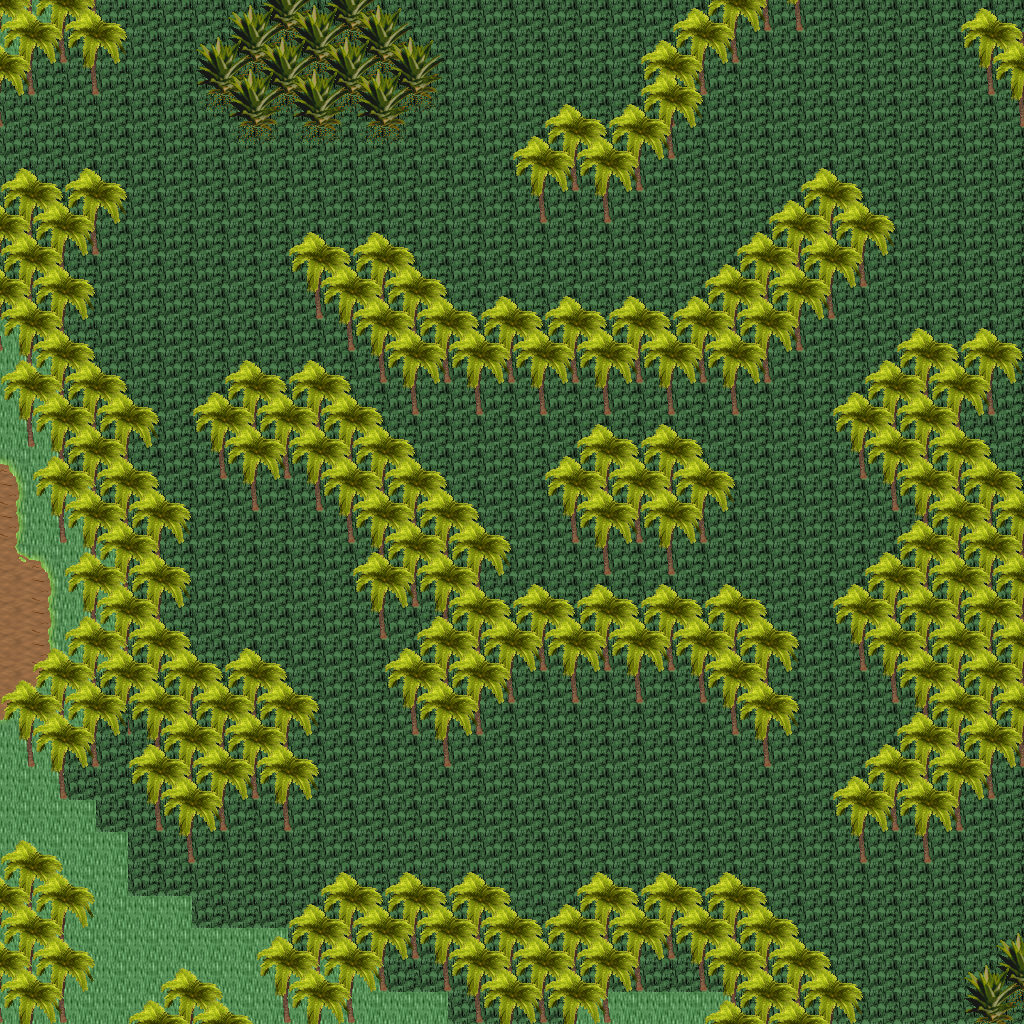

The image is a tile-based game level rendered from a .tmx file. Its description and source (layers, tilesets, objects; grid data summarised) follow:
An orthogonal 32x32 tile map with 32x32 px tiles, 5 tile layers (Ground, Objects, Objects2, Above, ...), 1 hidden layer not drawn, 23 tilesets.

<map version="1.10" tiledversion="1.11.0" orientation="orthogonal" renderorder="right-down" width="32" height="32" tilewidth="32" tileheight="32" infinite="0" nextlayerid="11" nextobjectid="1">
 <tileset firstgid="1" name="ground_ground" tilewidth="32" tileheight="32" tilecount="33" columns="3">
  <image source="../drawable/ground_ground.png" width="96" height="352" />
 </tileset>
 <tileset firstgid="34" name="ground_water_pool" tilewidth="32" tileheight="32" tilecount="72" columns="3">
  <image source="../drawable/ground_water_pool.png" width="96" height="768" />
 </tileset>
 <tileset firstgid="106" name="ground_water_pool_corners" tilewidth="32" tileheight="32" tilecount="72" columns="3">
  <image source="../drawable/ground_water_pool_corners.png" width="96" height="768" />
 </tileset>
 <tileset firstgid="178" name="ground_grass_edges" tilewidth="32" tileheight="32" tilecount="36" columns="12">
  <image source="../drawable/ground_grass_edges.png" width="384" height="96" />
 </tileset>
 <tileset firstgid="214" name="ground_grass_corners" tilewidth="32" tileheight="32" tilecount="24" columns="6">
  <image source="../drawable/ground_grass_corners.png" width="192" height="128" />
 </tileset>
 <tileset firstgid="238" name="plant_tree_palm_tree" tilewidth="32" tileheight="32" tilecount="6" columns="2">
  <image source="../drawable/plant_tree_palm_tree.png" width="64" height="96" />
 </tileset>
 <tileset firstgid="244" name="logic_creature_animal" tilewidth="32" tileheight="32" tilecount="32" columns="8">
  <image source="../drawable/logic_creature_animal.png" width="256" height="128" />
 </tileset>
 <tileset firstgid="276" name="logic_collision" tilewidth="32" tileheight="32" tilecount="1" columns="1">
  <image source="../drawable/logic_collision.png" width="32" height="32" />
 </tileset>
 <tileset firstgid="277" name="plant_bush_various_small" tilewidth="32" tileheight="32" tilecount="9" columns="3">
  <image source="../drawable/plant_bush_various_small.png" width="96" height="96" />
 </tileset>
 <tileset firstgid="286" name="item_corpse_huge_animal" tilewidth="32" tileheight="32" tilecount="16" columns="2">
  <image source="../drawable/item_corpse_huge_animal.png" width="64" height="256" />
 </tileset>
 <tileset firstgid="302" name="object_tent" tilewidth="32" tileheight="32" tilecount="9" columns="3">
  <image source="../drawable/object_tent.png" width="96" height="96" />
 </tileset>
 <tileset firstgid="311" name="furniture_light_iron_lamp" tilewidth="32" tileheight="32" tilecount="3" columns="1">
  <image source="../drawable/furniture_light_iron_lamp.png" width="32" height="96" />
 </tileset>
 <tileset firstgid="314" name="furniture_light_flames" tilewidth="32" tileheight="32" tilecount="6" columns="6">
  <image source="../drawable/furniture_light_flames.png" width="192" height="32" />
 </tileset>
 <tileset firstgid="320" name="logic_creature_amazon" tilewidth="32" tileheight="32" tilecount="16" columns="8">
  <image source="../drawable/logic_creature_amazon.png" width="256" height="64" />
 </tileset>
 <tileset firstgid="336" name="logic_item_fruits" tilewidth="32" tileheight="32" tilecount="16" columns="8">
  <image source="../drawable/logic_item_fruits.png" width="256" height="64" />
 </tileset>
 <tileset firstgid="352" name="plant_pineapple_plant" tilewidth="32" tileheight="32" tilecount="6" columns="2">
  <image source="../drawable/plant_pineapple_plant.png" width="64" height="96" />
 </tileset>
 <tileset firstgid="358" name="ground_grass_2" tilewidth="32" tileheight="32" tilecount="21" columns="3">
  <image source="../drawable/ground_grass_2.png" width="96" height="224" />
 </tileset>
 <tileset firstgid="379" name="light_dim_yellow_light_7x5" tilewidth="32" tileheight="32" tilecount="35" columns="7">
  <image source="../drawable/light_dim_yellow_light_7x5.png" width="224" height="160" />
 </tileset>
 <tileset firstgid="414" name="light_yellow_light_5x5" tilewidth="32" tileheight="32" tilecount="25" columns="5">
  <image source="../drawable/light_yellow_light_5x5.png" width="160" height="160" />
 </tileset>
 <tileset firstgid="439" name="building_huts" tilewidth="32" tileheight="32" tilecount="338" columns="26">
  <image source="../drawable/building_huts.png" width="832" height="416" />
 </tileset>
 <tileset firstgid="777" name="item_firewood" tilewidth="32" tileheight="32" tilecount="12" columns="3">
  <image source="../drawable/item_firewood.png" width="96" height="128" />
 </tileset>
 <tileset firstgid="789" name="logic_creature_spider" tilewidth="32" tileheight="32" tilecount="3" columns="3">
  <image source="../drawable/logic_creature_spider.png" width="96" height="32" />
 </tileset>
 <tileset firstgid="792" name="logic_creature_reptile" tilewidth="32" tileheight="32" tilecount="7" columns="7">
  <image source="../drawable/logic_creature_reptile.png" width="224" height="32" />
 </tileset>
 <layer id="1" name="Ground" width="32" height="32">
  <data>[1024 cells, 1024 non-empty, 4 distinct tile ids]</data>
 </layer>
 <layer id="2" name="Objects" width="32" height="32">
  <data>[1024 cells, 397 non-empty, 11 distinct tile ids]</data>
 </layer>
 <layer id="3" name="Objects2" width="32" height="32">
  <data>[1024 cells, 263 non-empty, 5 distinct tile ids]</data>
 </layer>
 <layer id="4" name="Above" width="32" height="32">
  <data>[1024 cells, 392 non-empty, 7 distinct tile ids]</data>
 </layer>
 <layer id="5" name="Above2" width="32" height="32">
  <data>[1024 cells, 118 non-empty, 2 distinct tile ids]</data>
 </layer>
 <layer id="6" name="Walkable" width="32" height="32" visible="0">
  <data>[1024 cells, 380 non-empty, 1 distinct tile ids]</data>
 </layer>
 <objectgroup id="7" name="Mapevents" />
 <objectgroup id="8" name="Spawn" />
 <objectgroup id="9" name="Keys" />
 <objectgroup id="10" name="Replace" />
</map>
